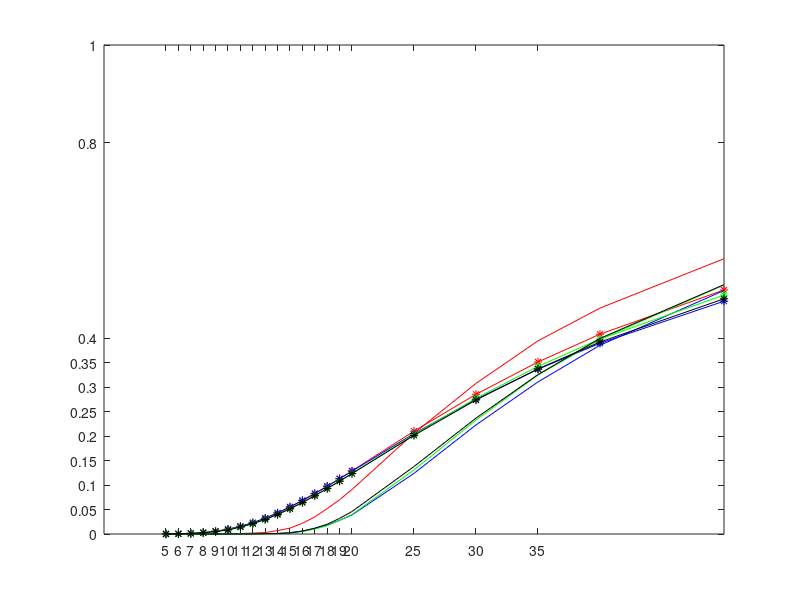
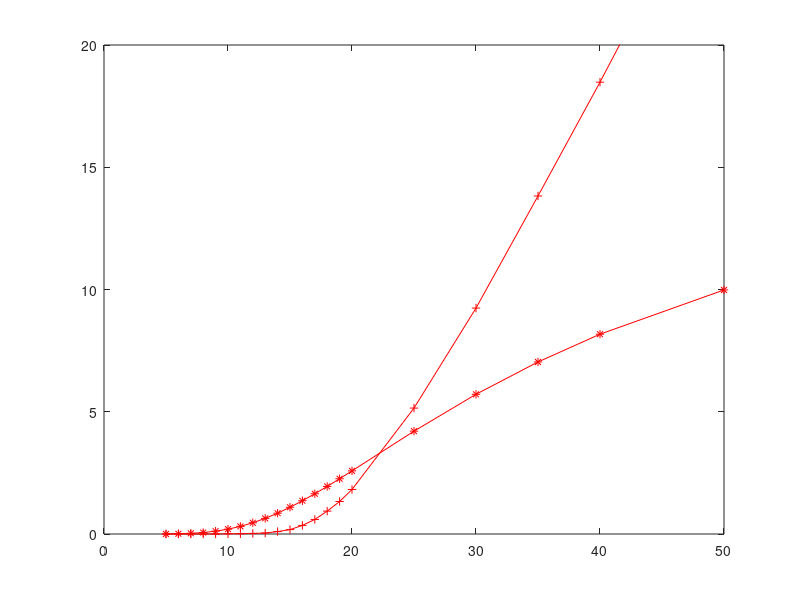

Source code (MATLAB) for these figures, in order:
vettore_x_lambda = [5,6,7,8,9,10,11,12,13,14,15,16,17,18,19,20,25,30,35,40,50];
%vettore_y1_prob_blocco_modello = [0.0002275, 0.0006709, 0.001569, 0.003102, 0.0053981, 0.00850898, 0.0124095, 0.017011, 0.0221872, 0.0277946, 0.0336937, 0.0397591, 0.0458846, 0.0519854, 0.0579963, 0.0638694,0.090];
%vettore_y2_prob_blocco_sim = [0, 0, 0, 0, 0, 0, 0.001, 0.002, 0.002, 0.006, 0.012, 0.022, 0.036, 0.053, 0.072, 0.092, 0.2002, 0.304];


%SEED 1, tempo 5000 secondi 5.5 7.5
%vettore_y1_prob_blocco_modello = [0.00027, 0.00087, 0.00217, 0.00456, 0.00842, 0.0140, 0.0215, 0.0310, 0.0423, 0.0553, 0.0697, 0.0852, 0.1016, 0.1186, 0.1360, 0.1535, 0.2395, 0.3166, 0.382, 0.438, 0.526];
vettore_y1_prob_blocco_modello = [0.0001,0.00056,0.0014,0.0030,0.0058,0.0099,0.0156,0.0230, 0.0320,0.0426,0.0547,0.0680,0.0823,0.0973,0.1130,0.1291,0.2103,0.2857,0.3518,0.4086,0.4991];
vettore_y2_prob_blocco_sim = [0, 0, 0, 0, 0.0001, 0.001, 0.001, 0.002, 0.003, 0.007, 0.012, 0.022, 0.035, 0.052, 0.070, 0.091, 0.206, 0.308, 0.395, 0.462, 0.563];
vettore_traffico_perso_sim = [0, 0, 0, 0, 0, 0.001,0.009 ,0.020, 0.034, 0.092, 0.183, 0.354, 0.599, 0.930, 1.332, 1.817, 5.145,9.253 ,13.835,18.469,28.216];

%SEED 2, tempo 1000 secondi 2.8 10.2
%vettore_y3_prob_blocco_modello = [0.0002,0.0007,0.002,0.0044,0.0083,0.014,0.0218,0.0316,0.043,0.0564,0.0708,0.0862,0.1023,0.1188,0.1355,0.1523,0.2331,0.3048,0.3665 , 0.419 , 0.503];
vettore_y3_prob_blocco_modello = [0.00014, 0.00048, 0.0013, 0.0029, 0.0056, 0.0098, 0.0156, 0.0232, 0.0324, 0.0433, 0.0555, 0.0688, 0.0830, 0.0978, 0.1130, 0.1285, 0.2052, 0.2754, 0.3369, 0.3901, 0.4761];
vettore_y4_prob_blocco_sim = [0,0,0,0,0,0,0.0003, 0.0005, 0.001, 0.001, 0.003, 0.006, 0.011, 0.018, 0.028, 0.039, 0.124,0.223,0.311,0.386,0.498];

%SEED 5, tempo 1000 secondi 4.6 8.3
%vettore_y5_prob_blocco_modello = [0.0002, 0.00075, 0.0019, 0.004, 0.0076, 0.0128, 0.02, 0.0291, 0.04, 0.0525, 0.0665, 0.0817, 0.0977, 0.1143, 0.1313, 0.1485,0.2329, 0.3087 ,0.3739 ,0.4293, 0.5169]; 
vettore_y5_prob_blocco_modello = [0.00014, 0.00047, 0.0012, 0.0027,0.0051, 0.0089, 0.0142, 0.0212, 0.0298, 0.0400, 0.0516, 0.0645, 0.0784, 0.0930, 0.1083, 0.1240, 0.2035, 0.2776, 0.3427, 0.3988, 0.4887];
vettore_y6_prob_blocco_sim = [0,0,0,0,0,0,0,0.0001,0.0002,0.001,0.002 ,0.005, 0.010, 0.017, 0.028, 0.040, 0.131, 0.233,0.325, 0.398,0.509];


%SEED tempo 1000 secondi 3.7 9.3
%vettore_y7_prob_blocco_modello =[0.0002,0.0007,0.0018,0.0039,0.0075, 0.0127, 0.0199,0.029,0.04,0.0526, 0.0666,0.0816, 0.0975,0.1140,0.1308,0.1477, 0.2305,0.3045,0.3682,0.4225,0.5089];
vettore_y7_prob_blocco_modello = [0.00013,0.00044, 0.0011, 0.0026, 0.0050, 0.0083, 0.01414, 0.02112, 0.02976, 0.04, 0.0516, 0.0645, 0.0783, 0.0929, 0.10807, 0.12357,0.2017, 0.2741, 0.3377, 0.3926, 0.4810];
vettore_y8_prob_blocco_sim = [0,0,0,0,0,0,0,0,0.0005,0.001,0.002, 0.006, 0.012,0.02,0.032, 0.046, 0.138,0.237,0.326, 0.4,0.510];



% 
plot(vettore_x_lambda,vettore_y1_prob_blocco_modello,'*-','color', 'red');
hold on
plot(vettore_x_lambda,vettore_y2_prob_blocco_sim,'color', 'red');
hold on
% 
plot(vettore_x_lambda,vettore_y3_prob_blocco_modello,'*-','color', 'blue');
hold on
plot(vettore_x_lambda,vettore_y4_prob_blocco_sim,'color', 'blue');
% 
plot(vettore_x_lambda,vettore_y5_prob_blocco_modello,'*-','color', 'green');
hold on
plot(vettore_x_lambda,vettore_y6_prob_blocco_sim,'color', 'green');
% 
% 
plot(vettore_x_lambda,vettore_y7_prob_blocco_modello,'*-','color', 'black');
hold on
plot(vettore_x_lambda,vettore_y8_prob_blocco_sim,'color', 'black');

set(gca,'XTick',[5,6,7,8,9,10,11,12,13,14,15,16,17,18,19,20,25,30,35]);
set(gca,'YTick',[0 0.05 0.1 0.15 0.2 0.25 0.3 0.35 0.4 0.8 1]);
ylim([0 1])


vettore_traffico_perso_mod = 20*vettore_y1_prob_blocco_modello;
vettore_traffico_perso_sim2 = vettore_x_lambda.*vettore_y2_prob_blocco_sim;

% 
figure;
plot(vettore_x_lambda,vettore_traffico_perso_mod,'*-','color', 'red');
hold on
% plot(vettore_x_lambda,vettore_traffico_perso_sim,'color', 'red');
% hold on
plot(vettore_x_lambda,vettore_traffico_perso_sim2,'+-','color', 'red');
ylim([0 20])
xlim([0 50])
